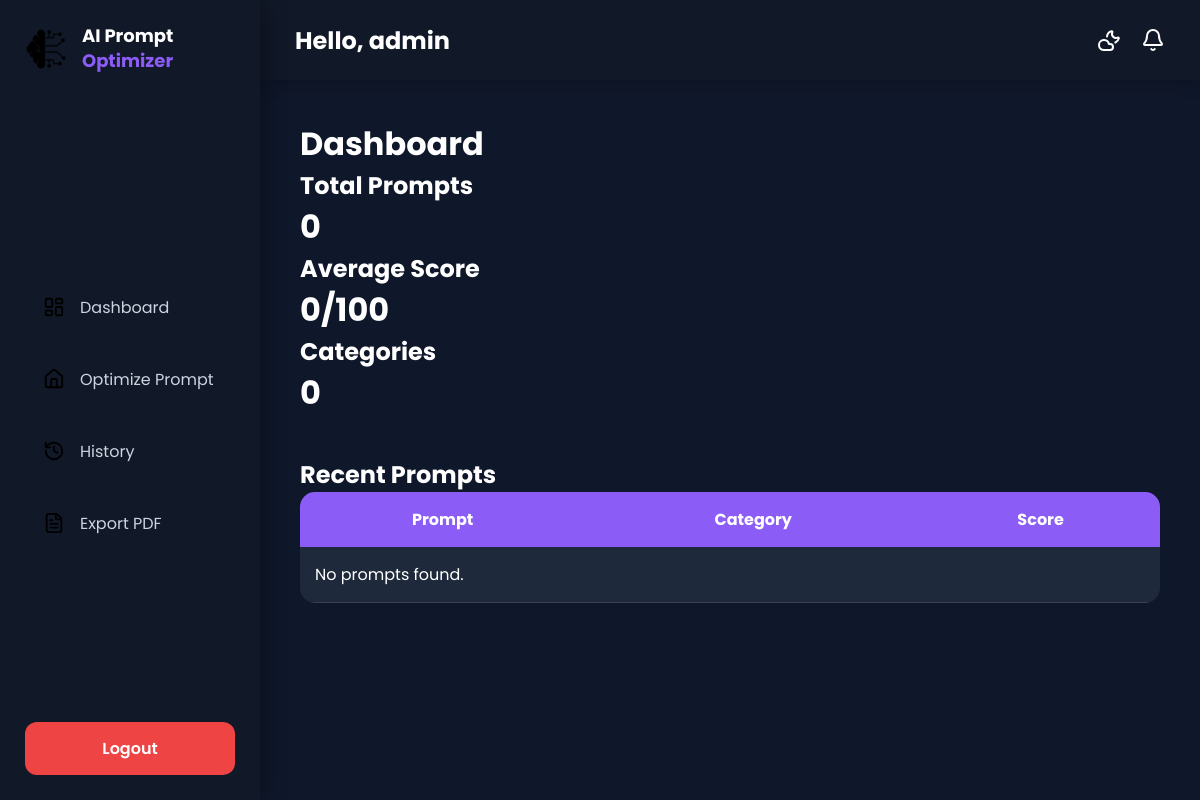
Page /dashboard/ (signed in) on the earlier database version.
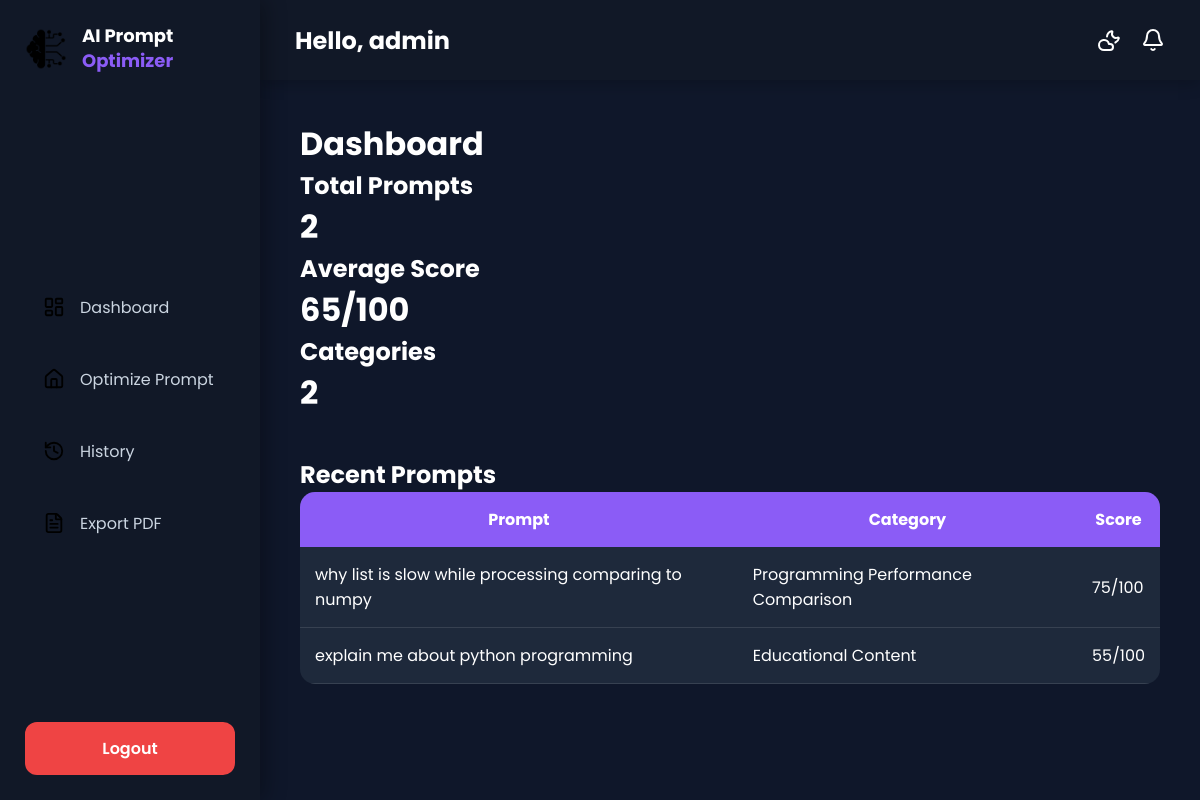
Same page on the later database version.
### optimizer/models.py (models this page shows, shortened)
class PromptHistory(models.Model):
    user = models.ForeignKey(User,on_delete=models.CASCADE)
    original_prompt = models.TextField()
    optimized_prompt = models.TextField()
    quality_score = models.IntegerField()
    category = models.CharField(max_length=100)
    created_at = models.DateTimeField(auto_now_add=True)

### optimizer/views.py (the view)
# urls.py: path("dashboard/", views.dashboard, name="dashboard"),
@login_required
def dashboard(request):
    prompts = PromptHistory.objects.filter(user=request.user)
    total_prompts = prompts.count()
    average_score = prompts.aggregate(
        Avg("quality_score")
    )["quality_score__avg"]
    total_categories = prompts.values(
        "category"
    ).distinct().count()
    recent_prompts = prompts.order_by("-created_at")[:5]
    context = {
        "total_prompts": total_prompts,
        "average_score": round(average_score or 0),
        "total_categories": total_categories,
        "recent_prompts": recent_prompts,
    }
    return render(request, "dashboard.html", context)

### templates/dashboard.html (shortened to what this page needs)
{% extends 'base.html' %}
{% block content %}
<h1>Dashboard</h1>
<div class="dashboard">
    <div class="card-box">
        <h2>Total Prompts</h2>
        <h1>{{ total_prompts }}</h1>
    </div>
    <div class="card-box">
        <h2>Average Score</h2>
        <h1>{{ average_score }}/100</h1>
    </div>
    <div class="card-box">
        <h2>Categories</h2>
        <h1>{{ total_categories }}</h1>
    </div>
</div>
<h2 style="margin-top:40px;">Recent Prompts</h2>
<table class="history-table">
<tr>
    <th>Prompt</th>
    <th>Category</th>
    <th>Score</th>
</tr>
{% for prompt in recent_prompts %}
<tr>
    <td>{{ prompt.original_prompt }}</td>
    <td>{{ prompt.category }}</td>
    <td>{{ prompt.quality_score }}/100</td>
</tr>
{% empty %}
<tr>
    <td colspan="3">No prompts found.</td>
</tr>
{% endfor %}
</table>
{% endblock %}

Differences in the rows shown:
added PromptHistory: original_prompt "why list is slow while processing comparing to numpy", category "Programming Performance Comparison", quality_score "75"
added PromptHistory: original_prompt "explain me about python programming", category "Educational Content", quality_score "55"
Other differences:
{{ total_prompts }}: "0" → "2"
{{ average_score }}: "0" → "65"
{{ total_categories }}: "0" → "2"
text no longer shown: "No prompts found."
